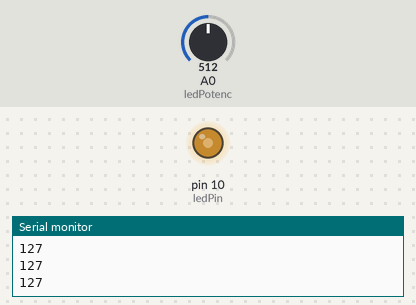
The sketch below on a simulated Arduino Uno, built with avr-gcc and run on an emulated ATmega328P. Shown: output pins drawn as LEDs (lit = HIGH), the last lines printed to the serial monitor. The test bench sets the inputs (shaded band); at power-on: A0 (ledPotenc) = 512.

Above: at 1.3 s.
1.4 s: A0 (ledPotenc) set to 716
At 2.0 s:
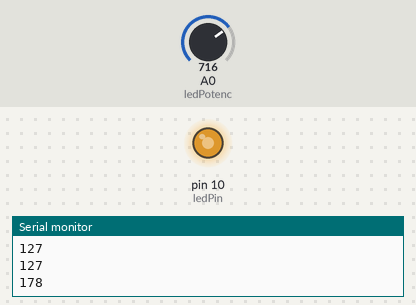
3.0 s: A0 (ledPotenc) set to 900
At 4.2 s:
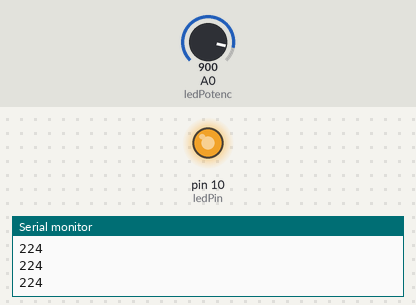
4.5 s: A0 (ledPotenc) set to 122
At 5.5 s:
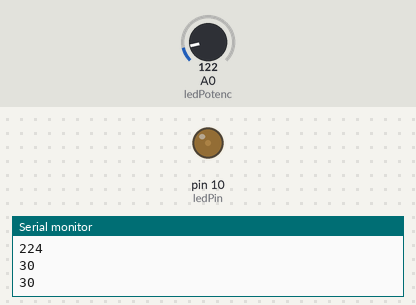
6.0 s: A0 (ledPotenc) set to 0
At 6.7 s:
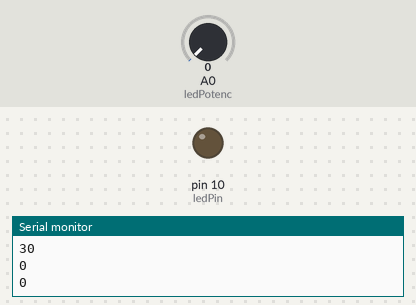
7.5 s: A0 (ledPotenc) set to 511
At 7.9 s:
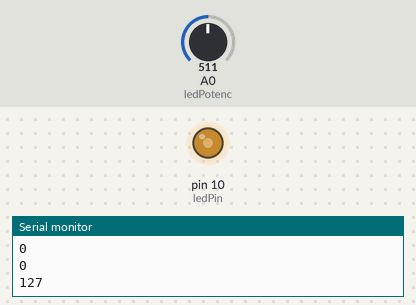
Timing chart, 0 to 10.0 s (numbered marks = the images above; inputs shaded):
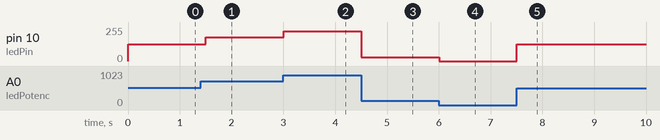

Measured:
- after the input at 1.4 s, pin 10 (ledPin): 127/255 → 178/255 after 0.10 s
- after the input at 3.0 s, pin 10 (ledPin): 178/255 → 224/255 at once
- after the input at 4.5 s, pin 10 (ledPin): 224/255 → 30/255 at once
- after the input at 6.0 s, pin 10 (ledPin): 30/255 → 0/255 at once
- after the input at 7.5 s, pin 10 (ledPin): 0/255 → 127/255 at once

The sketch:

potenciometro_con_un_led.ino
```cpp
int te = 500;
int ledPin = 10;
int ledPotenc = A0;
float potenc;
float v1;
int light;
void setup() {
  pinMode(ledPin, OUTPUT);
  pinMode(ledPotenc, INPUT);
  Serial.begin(9600);
}

void loop() {
  potenc = analogRead(ledPotenc);
  light = map(potenc,0,1023,0,255);
  Serial.println(light);
  analogWrite(ledPin, light);
  delay(te);
}
```
